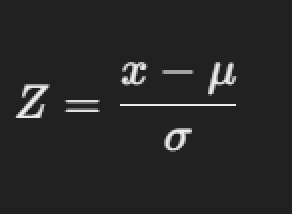
#> input picture zscore.png, 146 x 107 px (shown 2 times larger)
$ jupyter execute --allow-errors s2_analyse_data.ipynb
#> lines starting #> are read from the running program, lines starting #| are printed output that depends on the picture
[cell 1]
import pandas as pd
import os
import numpy as np
import matplotlib.pyplot as plt
import seaborn as sns
import random
from datetime import datetime, timedelta
from scipy.stats import zscore
from sklearn.model_selection import train_test_split
from sklearn.ensemble import RandomForestClassifier
from sklearn.metrics import classification_report, confusion_matrix
from sklearn.preprocessing import StandardScaler
from sklearn.impute import SimpleImputer

[cell 2]
def display_image(img_fpath: str, target_width: int = 300):
    """
    Display an image with a consistent width while maintaining the aspect ratio.

    Parameters:
        img_fpath (str): Path to the image file.
        target_width (int): The desired width for the image (default is 300 pixels).
    """
#> called with img_fpath = 'zscore.png', target_width = 300
    img = Image.open(img_fpath)
#> img is the input picture: PIL image 146x107 RGBA; mean R, G, B, A 38.6, 38.6, 38.6, 255
    w, h = img.size
#> w = 146; h = 107

    # Calculate the new height to maintain the aspect ratio
    aspect_ratio = h / w
#> aspect_ratio = 0.733
    target_height = int(target_width * aspect_ratio)
#> target_height = 219

    # Resize the image
    img = img.resize((target_width, target_height))
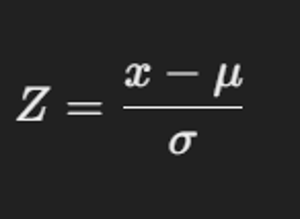
#> img: PIL image 300x219 RGBA; mean R, G, B, A 38.6, 38.6, 38.6, 255
    display(img)
